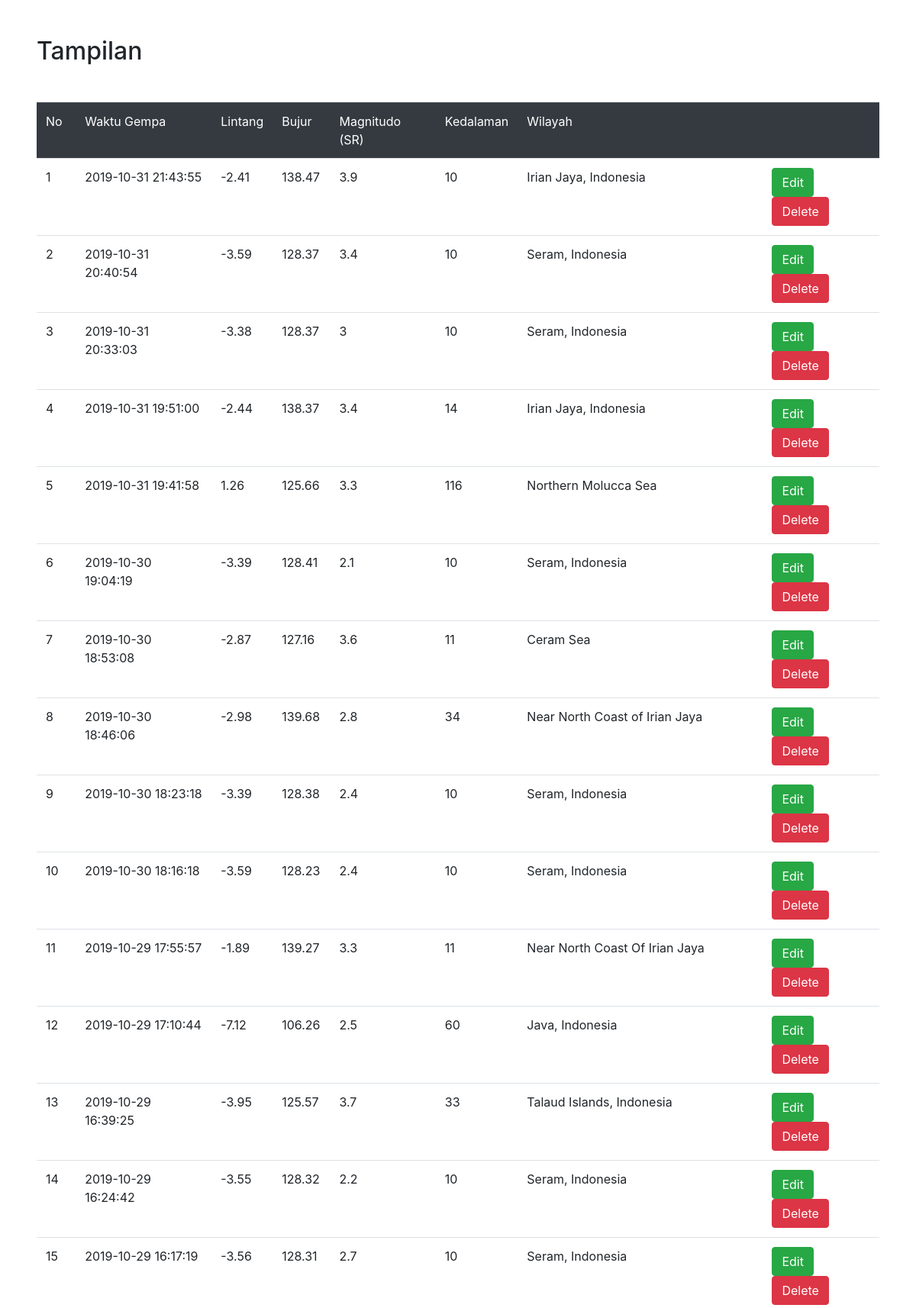
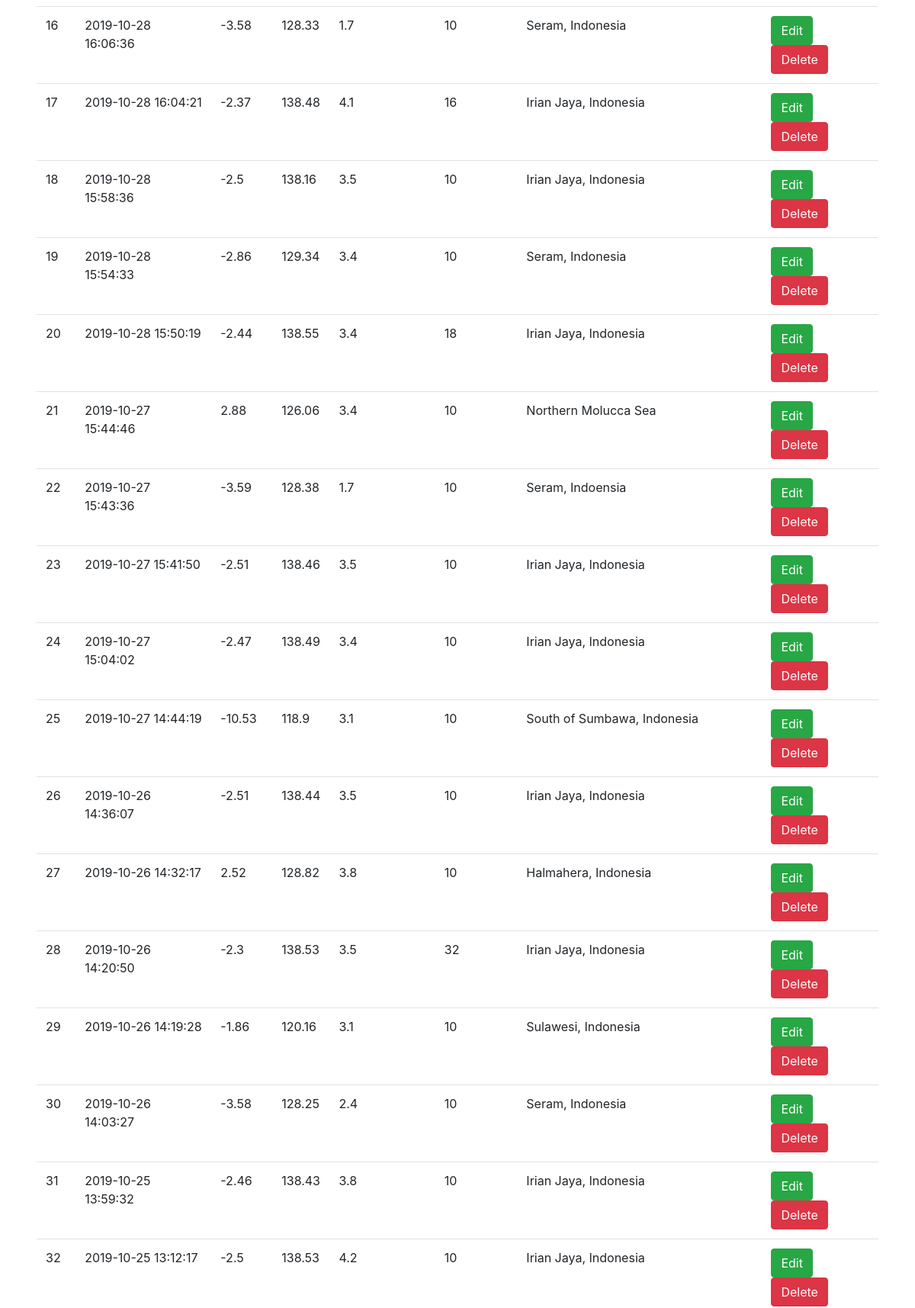
The app's page /show_data.php (signed in, upper part) with its own data (2 pictures, top to bottom).
### tables this page shows
CREATE TABLE `gempa` (
  `id` int(11) NOT NULL,
  `tanggal` date DEFAULT NULL,
  `waktu` time DEFAULT NULL,
  `lat` float DEFAULT NULL,
  `lon` float DEFAULT NULL,
  `dep` int(11) DEFAULT NULL,
  `mag` float DEFAULT NULL,
  `mountain` char(3) DEFAULT NULL,
  `region` varchar(255) DEFAULT NULL,
  `foto` varchar(100) NOT NULL DEFAULT 'uploads/no-pic.jpg'
);

### show_data.php (the view, shortened to what this page needs)
<?php
include "connect.php";
?>
<!DOCTYPE html>
<html>
<head>
	<link rel="stylesheet" href="https://stackpath.bootstrapcdn.com/bootstrap/4.3.1/css/bootstrap.min.css"
>
</head>
<body>
	<section class="resume-section p-3 p-lg-5 d-flex align-items-center" id="tampilan">
      <div class="w-100">
        <h2 class="mb-5">Tampilan</h2>
        <table class="table">
          <thead class="table-dark">
            <td>No</td>
            <td>Waktu Gempa</td>
            <td>Lintang</td>
            <td>Bujur</td>
            <td>Magnitudo (SR)</td>
            <td>Kedalaman</td>
            <td>Wilayah</td>
            <td></td>
          </thead>
          <tbody>
            <?php
            $query = "SELECT * FROM gempa";
            $result = mysqli_query($link,$query);
            $no = 1;
            while ($row = mysqli_fetch_assoc($result)) {
              ?>
              <tr>
                <td><?= $no++ ?></td>
                <td><?= $row['tanggal']." ". $row['waktu']; ?></td>
                <td><?= $row['lat'] ?></td>
                <td><?= $row['lon'] ?></td>
                <td><?= $row['mag'] ?></td>
                <td><?= $row['dep'] ?></td>
                <td><?= $row['region'] ?></td>
                <td>
                  <a class="btn btn-success" href="edit.php?id=<?= $row['id_kasir'] ?>">Edit</a>
                  <a class="btn btn-danger" href="delete.php?id=<?= $row['id_kasir'] ?>">Delete</a>
                </td>
              </tr>
            <?php
            }
            ?>
          </tbody>
        </table>
      </div>
    </section>
</body>
</html>

### records on screen
gempa: tanggal "2019-10-31", waktu "21:43:55", lat "-2.41", lon "138.47", mag "3.9", dep "10", region "Irian Jaya, Indonesia"
gempa: tanggal "2019-10-31", waktu "20:40:54", lat "-3.59", lon "128.37", mag "3.4", dep "10", region "Seram, Indonesia"
gempa: tanggal "2019-10-31", waktu "20:33:03", lat "-3.38", lon "128.37", mag "3", dep "10", region "Seram, Indonesia"
gempa: tanggal "2019-10-31", waktu "19:51:00", lat "-2.44", lon "138.37", mag "3.4", dep "14", region "Irian Jaya, Indonesia"
gempa: tanggal "2019-10-31", waktu "19:41:58", lat "1.26", lon "125.66", mag "3.3", dep "116", region "Northern Molucca Sea"
gempa: tanggal "2019-10-30", waktu "19:04:19", lat "-3.39", lon "128.41", mag "2.1", dep "10", region "Seram, Indonesia"
gempa: tanggal "2019-10-30", waktu "18:53:08", lat "-2.87", lon "127.16", mag "3.6", dep "11", region "Ceram Sea"
gempa: tanggal "2019-10-30", waktu "18:46:06", lat "-2.98", lon "139.68", mag "2.8", dep "34", region "Near North Coast of Irian Jaya"
gempa: tanggal "2019-10-30", waktu "18:23:18", lat "-3.39", lon "128.38", mag "2.4", dep "10", region "Seram, Indonesia"
gempa: tanggal "2019-10-30", waktu "18:16:18", lat "-3.59", lon "128.23", mag "2.4", dep "10", region "Seram, Indonesia"
gempa: tanggal "2019-10-29", waktu "17:55:57", lat "-1.89", lon "139.27", mag "3.3", dep "11", region "Near North Coast Of Irian Jaya"
gempa: tanggal "2019-10-29", waktu "17:10:44", lat "-7.12", lon "106.26", mag "2.5", dep "60", region "Java, Indonesia"
gempa: tanggal "2019-10-29", waktu "16:39:25", lat "-3.95", lon "125.57", mag "3.7", dep "33", region "Talaud Islands, Indonesia"
gempa: tanggal "2019-10-29", waktu "16:24:42", lat "-3.55", lon "128.32", mag "2.2", dep "10", region "Seram, Indonesia"
gempa: tanggal "2019-10-29", waktu "16:17:19", lat "-3.56", lon "128.31", mag "2.7", dep "10", region "Seram, Indonesia"
gempa: tanggal "2019-10-28", waktu "16:06:36", lat "-3.58", lon "128.33", mag "1.7", dep "10", region "Seram, Indonesia"
gempa: tanggal "2019-10-28", waktu "16:04:21", lat "-2.37", lon "138.48", mag "4.1", dep "16", region "Irian Jaya, Indonesia"
gempa: tanggal "2019-10-28", waktu "15:58:36", lat "-2.5", lon "138.16", mag "3.5", dep "10", region "Irian Jaya, Indonesia"
gempa: tanggal "2019-10-28", waktu "15:54:33", lat "-2.86", lon "129.34", mag "3.4", dep "10", region "Seram, Indonesia"
gempa: tanggal "2019-10-28", waktu "15:50:19", lat "-2.44", lon "138.55", mag "3.4", dep "18", region "Irian Jaya, Indonesia"
gempa: tanggal "2019-10-27", waktu "15:44:46", lat "2.88", lon "126.06", mag "3.4", dep "10", region "Northern Molucca Sea"
gempa: tanggal "2019-10-27", waktu "15:43:36", lat "-3.59", lon "128.38", mag "1.7", dep "10", region "Seram, Indoensia"
gempa: tanggal "2019-10-27", waktu "15:41:50", lat "-2.51", lon "138.46", mag "3.5", dep "10", region "Irian Jaya, Indonesia"
gempa: tanggal "2019-10-27", waktu "15:04:02", lat "-2.47", lon "138.49", mag "3.4", dep "10", region "Irian Jaya, Indonesia"
gempa: tanggal "2019-10-27", waktu "14:44:19", lat "-10.53", lon "118.9", mag "3.1", dep "10", region "South of Sumbawa, Indonesia"
gempa: tanggal "2019-10-26", waktu "14:36:07", lat "-2.51", lon "138.44", mag "3.5", dep "10", region "Irian Jaya, Indonesia"
gempa: tanggal "2019-10-26", waktu "14:32:17", lat "2.52", lon "128.82", mag "3.8", dep "10", region "Halmahera, Indonesia"
gempa: tanggal "2019-10-26", waktu "14:20:50", lat "-2.3", lon "138.53", mag "3.5", dep "32", region "Irian Jaya, Indonesia"
gempa: tanggal "2019-10-26", waktu "14:19:28", lat "-1.86", lon "120.16", mag "3.1", dep "10", region "Sulawesi, Indonesia"
gempa: tanggal "2019-10-26", waktu "14:03:27", lat "-3.58", lon "128.25", mag "2.4", dep "10", region "Seram, Indonesia"
gempa: tanggal "2019-10-25", waktu "13:59:32", lat "-2.46", lon "138.43", mag "3.8", dep "10", region "Irian Jaya, Indonesia"
gempa: tanggal "2019-10-25", waktu "13:12:17", lat "-2.5", lon "138.53", mag "4.2", dep "10", region "Irian Jaya, Indonesia"
